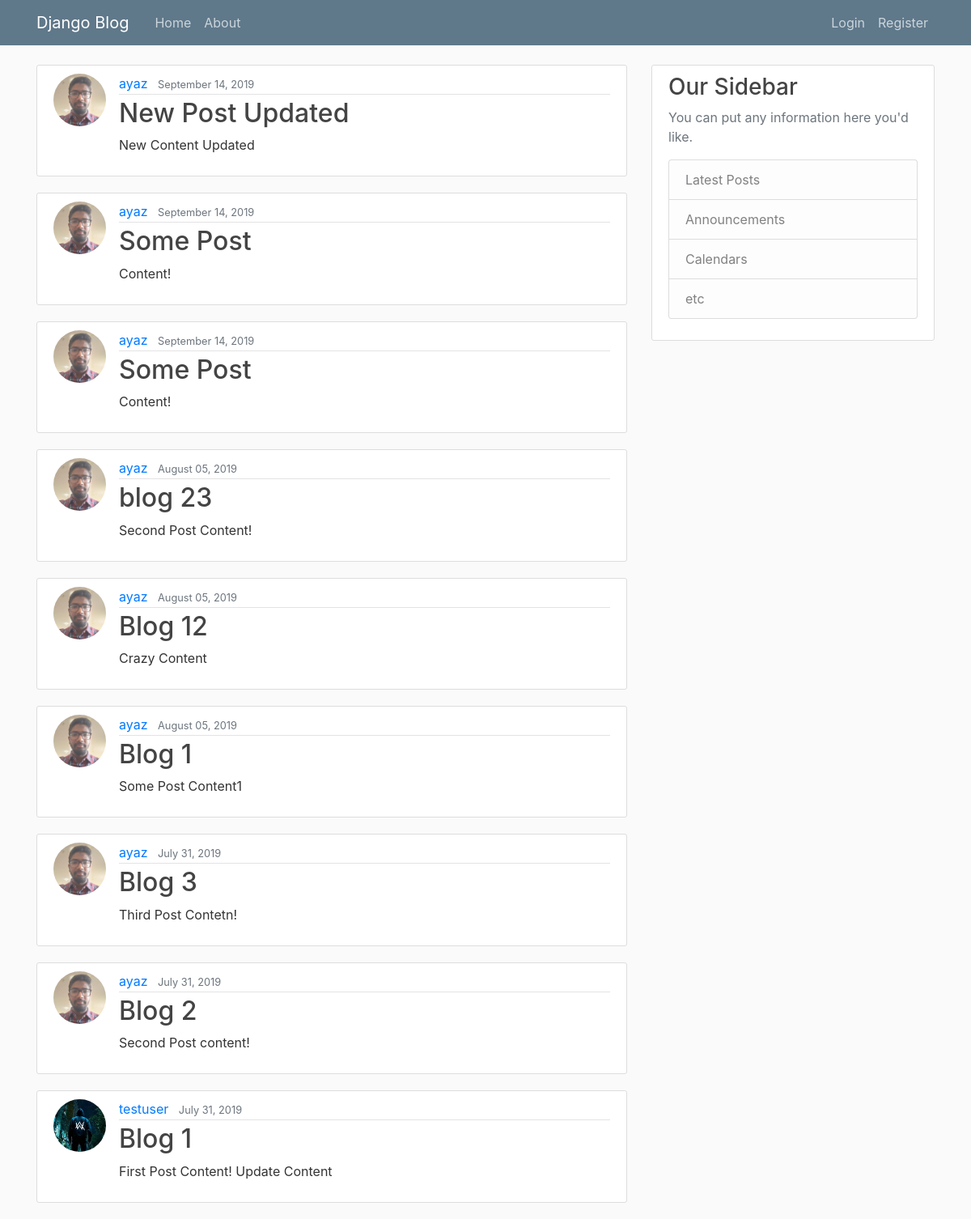
Before: / with the older database file.
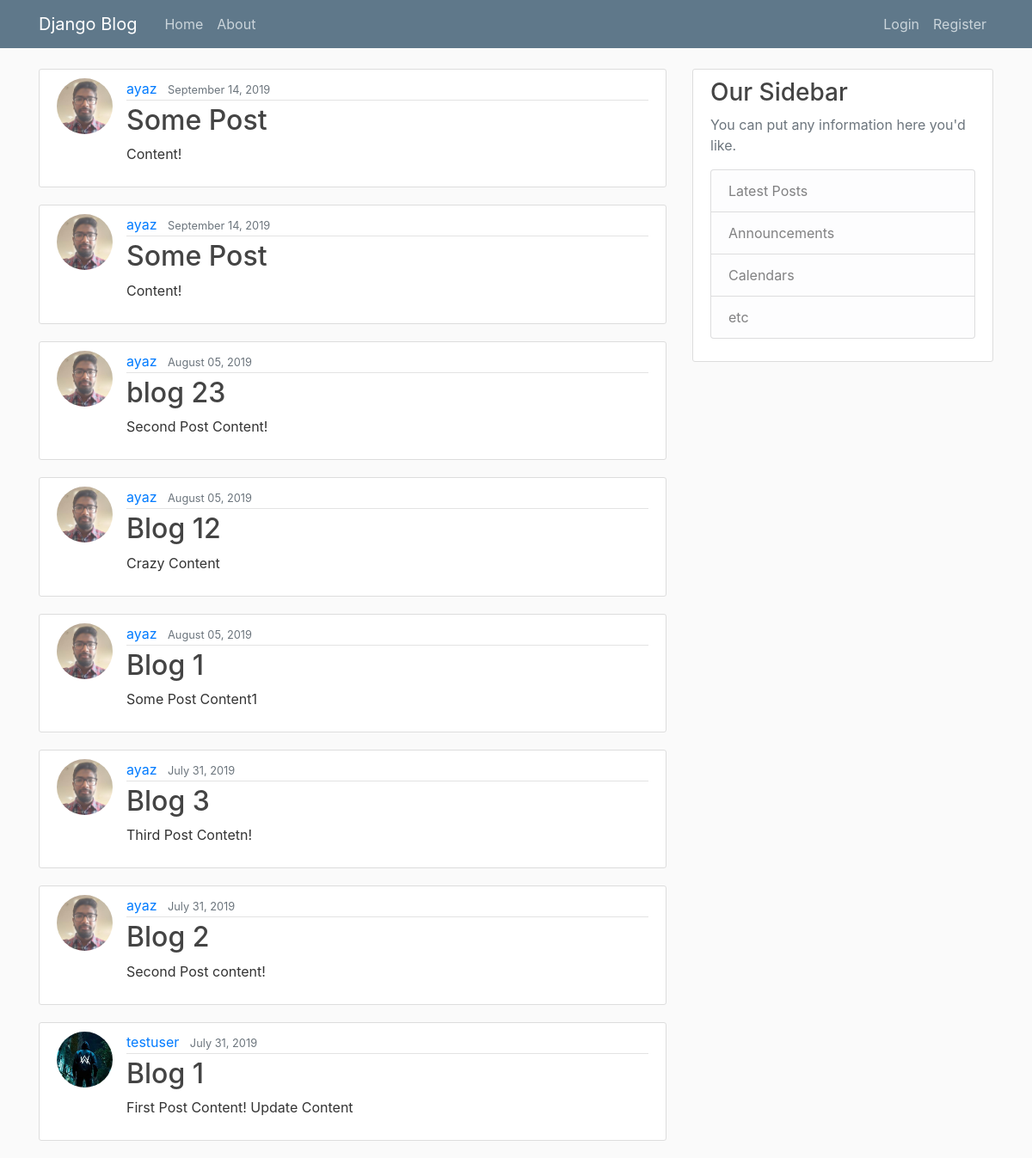
After: the same page with the newer database file.
### blog/models.py (models this page shows, shortened)
class Post(models.Model):
	title = models.CharField(max_length=100)
	content = models.TextField()
	date_posted = models.DateTimeField(default=timezone.now)
	author = models.ForeignKey(User, on_delete=models.CASCADE)

### users/models.py (models this page shows, shortened)
class Profile(models.Model):
    user = models.OneToOneField(User, on_delete=models.CASCADE)
    image = models.ImageField(default='default.jpg', upload_to='profile_pics')

### blog/views.py (the view)
# urls.py: path('', PostListView.as_view(), name='blog-home'),
class PostListView(ListView):
	model = Post
	template_name = 'blog/home.html' # <app>/<model>_<viewtype>.html
	context_object_name = 'posts'
	ordering = ['-date_posted']

### blog/templates/blog/home.html
{% extends "blog/base.html" %}
{% block content %}
	{% for post in posts%}
		<article class="media content-section">
		<img class="rounded-circle article-img" src="{{ post.author.profile.image.url }}">
		  <div class="media-body">
		    <div class="article-metadata">
		      <a class="mr-2" href="#">{{ post.author }}</a>
		      <small class="text-muted">{{ post.date_posted | date:"F d, Y" }}</small>
		    </div>
		    <h2><a class="article-title" href="{% url 'post-detail' post.id %}">{{ post.title }}</a></h2>
		    <p class="article-content">{{ post.content }}</p>
		  </div>
		</article>
	{% endfor %}
{% endblock content %}

Changed rows visible on the page:
removed Post: author.profile.image (picture), author "ayaz", date_posted "September 14, 2019", title "New Post Updated", content "New Content Updated"
